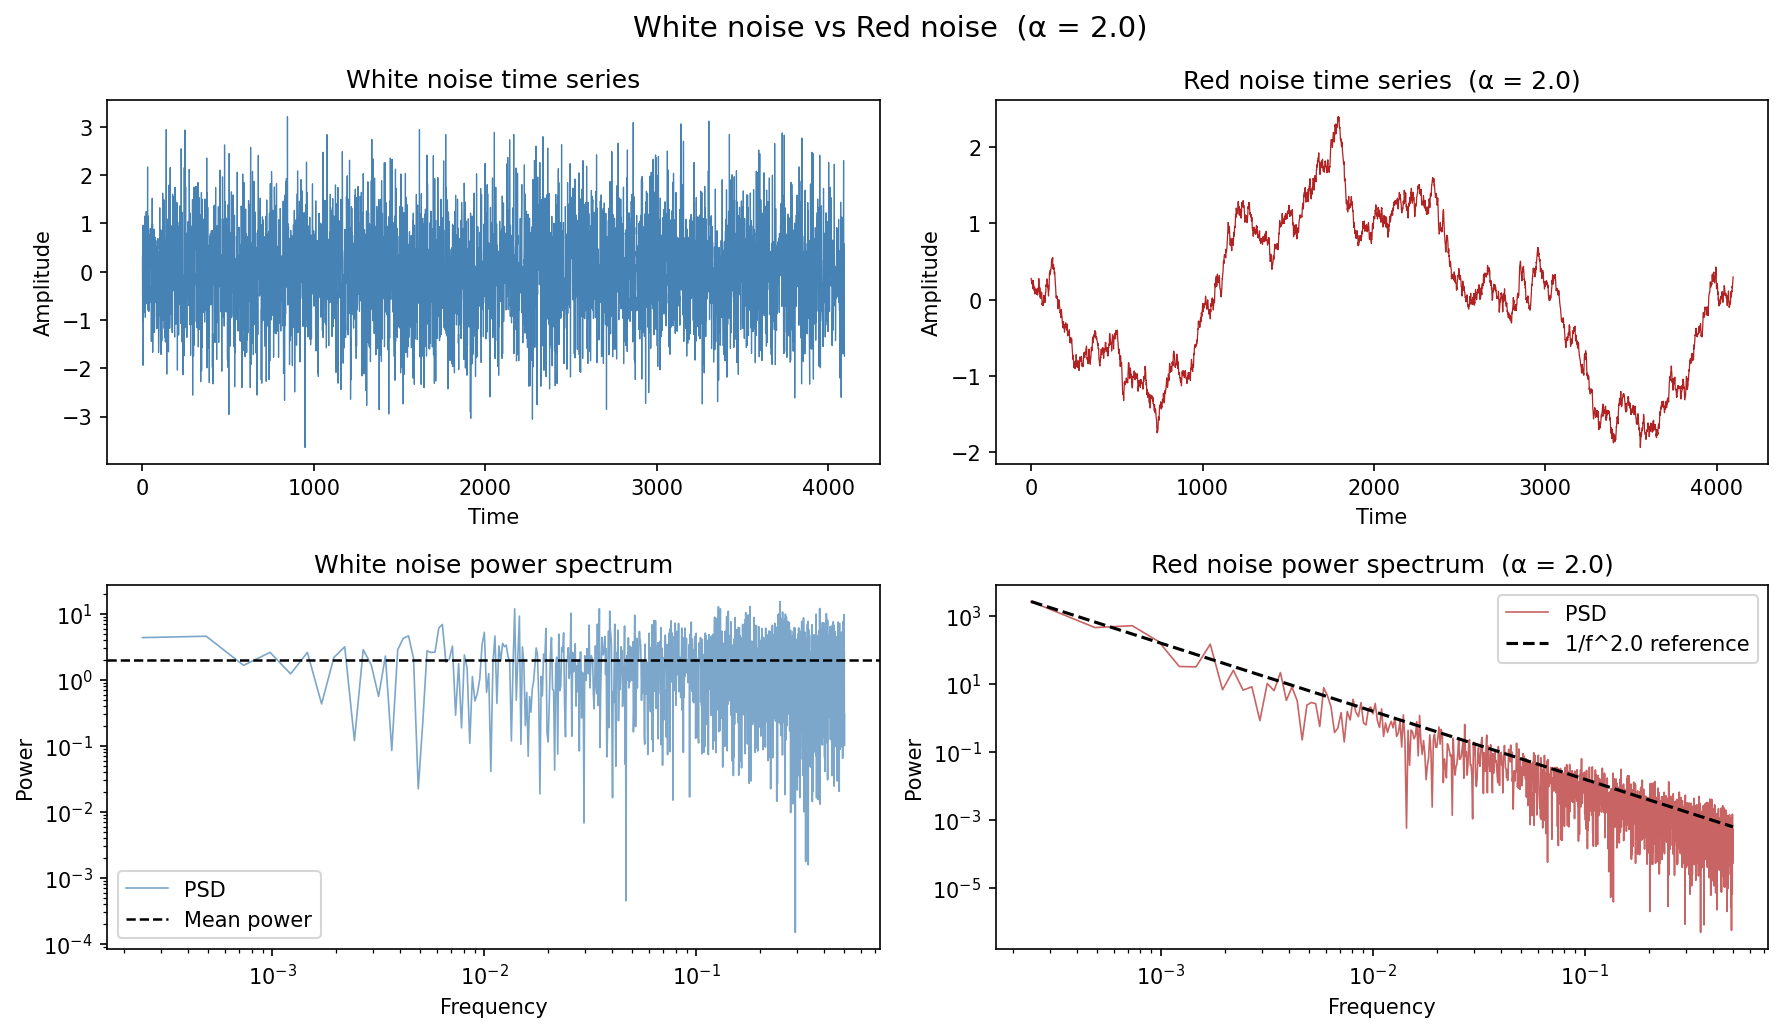

Python code for this plot:
"""
noise_power_spectrum.py
-----------------------
Generates white and red noise time series, computes their power spectra
(via FFT), and plots both the time series and spectra side by side.

Red noise is produced by shaping white noise in the frequency domain:
    P(f) ∝ 1 / f^alpha
where alpha = 0 gives white noise and alpha > 0 gives progressively
"redder" (steeper) spectra.
"""

import numpy as np
import matplotlib.pyplot as plt

# ── Simulation parameters ────────────────────────────────────────────────────
N = 4096          # number of time samples (power of 2 for FFT efficiency)
dt = 1.0          # sampling interval (arbitrary units → frequency in cycles/unit)
ALPHA = 2.0       # red-noise spectral exponent  (P ∝ 1/f^alpha)
SEED = 42         # random seed for reproducibility

rng = np.random.default_rng(SEED)

# ── Time axis ────────────────────────────────────────────────────────────────
t = np.arange(N) * dt                       # time vector

# ── 1. White noise ───────────────────────────────────────────────────────────
white = rng.standard_normal(N)              # i.i.d. Gaussian samples

# ── 2. Red noise via spectral shaping ────────────────────────────────────────
# Step 1 – transform white noise to the frequency domain
white_fft = np.fft.rfft(rng.standard_normal(N))

# Step 2 – build the 1/f^alpha shaping filter
#   rfft returns N//2+1 non-negative frequencies; skip f=0 (DC) to avoid /0
freqs = np.fft.rfftfreq(N, d=dt)           # frequencies in cycles per unit time
shaping = np.ones_like(freqs)
shaping[1:] = freqs[1:] ** (-ALPHA / 2.0) # amplitude ∝ 1/f^(alpha/2)
                                            # → power ∝ 1/f^alpha

# Step 3 – colour the spectrum and transform back to the time domain
red_fft = white_fft * shaping
red = np.fft.irfft(red_fft, n=N)

# Normalise to zero-mean, unit-variance for fair visual comparison
red = (red - red.mean()) / red.std()
white = (white - white.mean()) / white.std()

# ── 3. Power spectral density (one-sided, via FFT) ───────────────────────────
def power_spectrum(x, dt=1.0):
    """Return (frequencies, PSD) for a real-valued series x.

    Uses a rectangular window (no tapering) and normalises so that the
    integral of the PSD over positive frequencies equals the signal variance.
    """
    n = len(x)
    fft_vals = np.fft.rfft(x)
    psd = (np.abs(fft_vals) ** 2) / n      # raw periodogram
    psd[1:-1] *= 2                          # fold negative freqs onto positive
    freqs = np.fft.rfftfreq(n, d=dt)
    return freqs, psd

freqs_w, psd_w = power_spectrum(white, dt)
freqs_r, psd_r = power_spectrum(red, dt)

# Reference slope: P ∝ 1/f^alpha (skip DC for log plot)
ref_freqs = freqs_r[1:]
ref_slope = ref_freqs[0] ** ALPHA * ref_freqs ** (-ALPHA)   # normalised to first point

# ── 4. Plot ──────────────────────────────────────────────────────────────────
fig, axes = plt.subplots(2, 2, figsize=(12, 7))
fig.suptitle("White noise vs Red noise  (α = {:.1f})".format(ALPHA), fontsize=14)

# -- Time series (top row) ---------------------------------------------------
axes[0, 0].plot(t, white, lw=0.6, color="steelblue")
axes[0, 0].set_title("White noise time series")
axes[0, 0].set_xlabel("Time")
axes[0, 0].set_ylabel("Amplitude")

axes[0, 1].plot(t, red, lw=0.6, color="firebrick")
axes[0, 1].set_title(f"Red noise time series  (α = {ALPHA})")
axes[0, 1].set_xlabel("Time")
axes[0, 1].set_ylabel("Amplitude")

# -- Power spectra (bottom row) ----------------------------------------------
# White noise: flat spectrum
axes[1, 0].loglog(freqs_w[1:], psd_w[1:], lw=0.8, color="steelblue", alpha=0.7,
                  label="PSD")
axes[1, 0].axhline(psd_w[1:].mean(), color="k", ls="--", lw=1.2,
                   label="Mean power")
axes[1, 0].set_title("White noise power spectrum")
axes[1, 0].set_xlabel("Frequency")
axes[1, 0].set_ylabel("Power")
axes[1, 0].legend()

# Red noise: sloped spectrum with reference line
axes[1, 1].loglog(freqs_r[1:], psd_r[1:], lw=0.8, color="firebrick", alpha=0.7,
                  label="PSD")
axes[1, 1].loglog(ref_freqs, ref_slope * psd_r[1], color="k", ls="--", lw=1.5,
                  label=f"1/f^{ALPHA:.1f} reference")
axes[1, 1].set_title(f"Red noise power spectrum  (α = {ALPHA})")
axes[1, 1].set_xlabel("Frequency")
axes[1, 1].set_ylabel("Power")
axes[1, 1].legend()

plt.tight_layout()
plt.savefig("noise_power_spectrum.png", dpi=150, bbox_inches="tight")
print("Plot saved to noise_power_spectrum.png")
plt.show()
